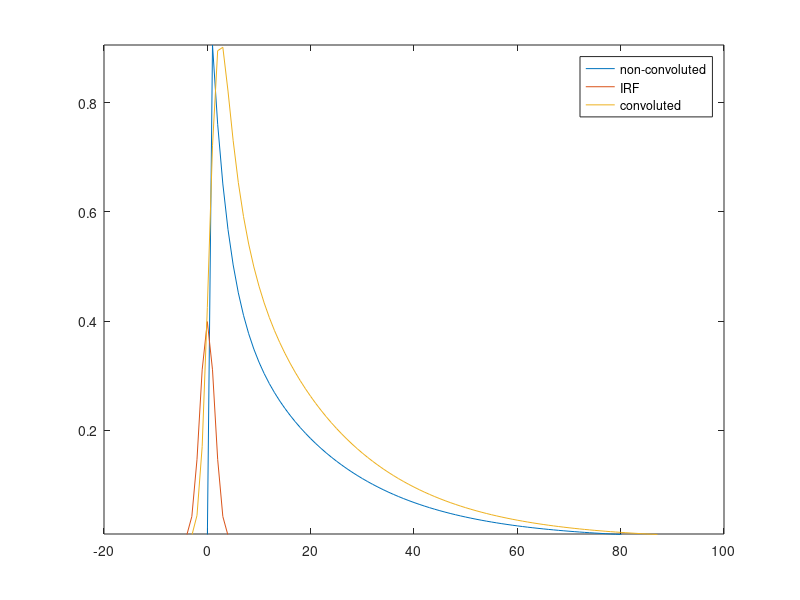

This figure's MATLAB source:
clear; clf;
%function [t,y] = DummyData

t = -20:100;

% double exponential 
tau1 = 20;
tau2 = 3;
y = 0.5 * exp(-t/tau1) + 0.6 * exp(-t/tau2);
y(t<=0) = 0;

% instrumental function
t2 = -10:10;
c = 0; lw = 2;
irf = 1/sqrt(pi*lw)*exp(-(t2-c).^2/lw^2);

% convoluted
z = conv(y, irf,'same');

% plotting
plot(t,y,t2,irf);
ylim([1e-2 max(y)])
hold on;
plot(t,z);
legend({'non-convoluted';'IRF';'convoluted'})
